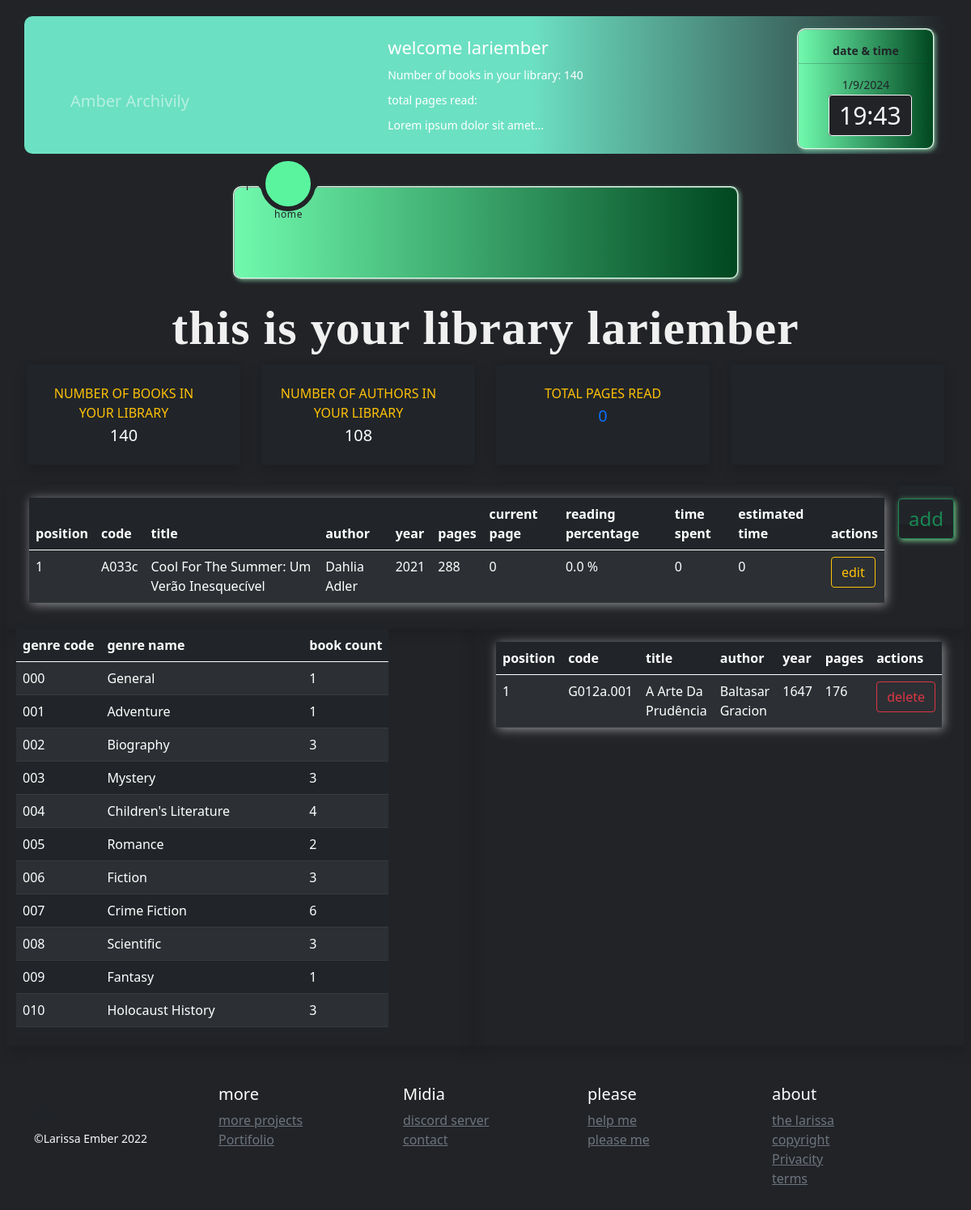
/about_your_library (signed in), run on an earlier commit of the app's database.
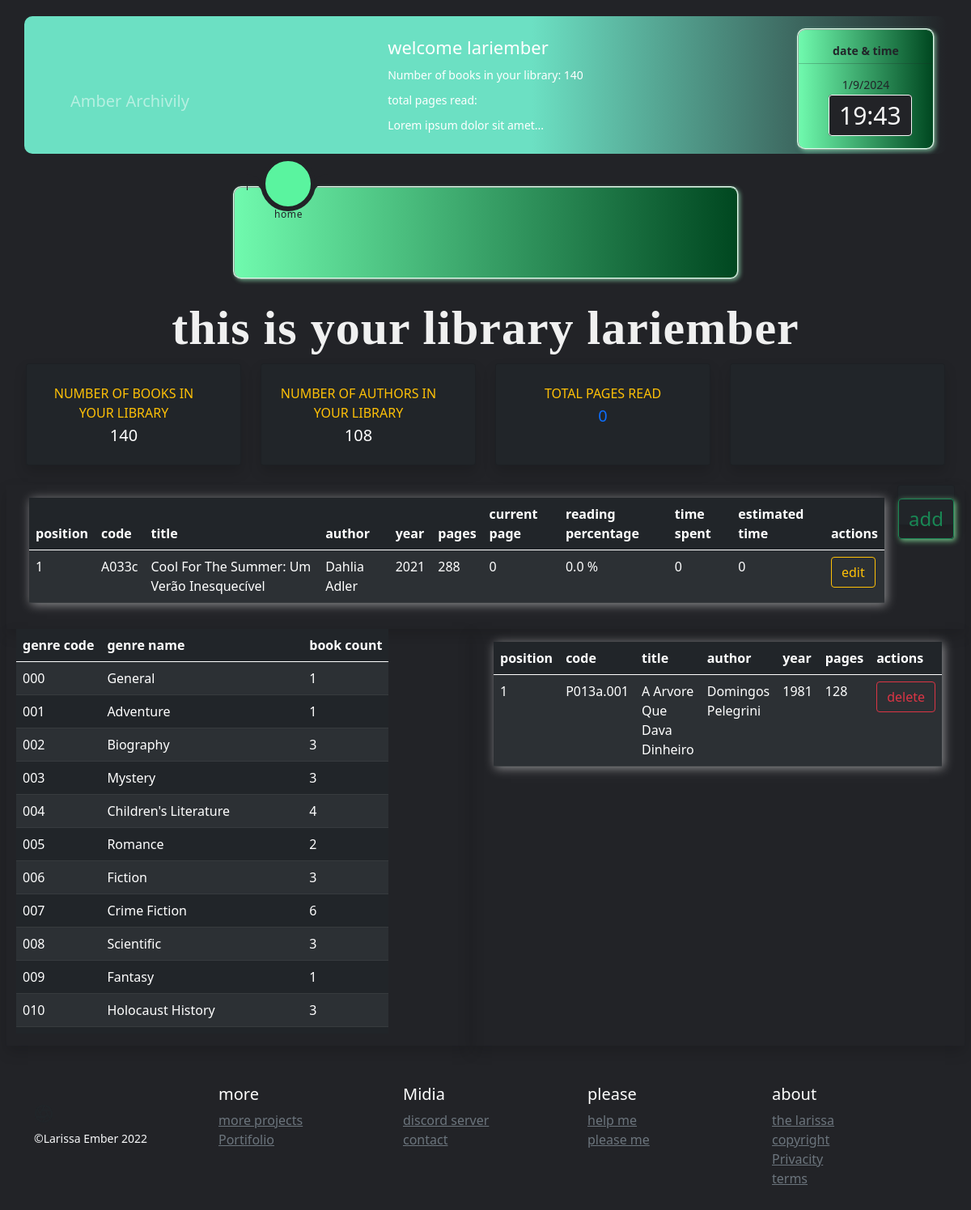
And on a later commit of the database.
### app/__init__.py (models this page shows, shortened)
class User(db.Model):
    __tablename__ = 'users'
    id = db.Column(db.Integer, primary_key=True)
    username = db.Column(db.String(), unique=True, nullable=False)
    password_hash = db.Column(db.String(), nullable=False)
    name = db.Column(db.String(), nullable=False)
    books = db.relationship('Book', backref='user', lazy=True)
    user_readings = db.relationship('UserReadings', backref='user', lazy=True)  # Adicione este atributo de relacionamento
    @property
    def is_authenticated(self):
        return True

class UserReadings(db.Model):
    __tablename__ = 'user_readings'
    id = db.Column(db.Integer, primary_key=True)
    user_id = db.Column(db.Integer, db.ForeignKey('users.id'), nullable=False)
    book_id = db.Column(db.Integer, db.ForeignKey('books.id'), nullable=False)
    current_page = db.Column(db.Integer)
    reading_percentage = db.Column(db.Float)
    time_spent = db.Column(db.Integer)
    estimated_time = db.Column(db.Integer)

class Book(db.Model):
    __tablename__ = 'books'
    id = db.Column(db.Integer, primary_key=True)
    code = db.Column(db.String(8), unique=True, nullable=False)
    title = db.Column(db.String(200), nullable=False)
    author = db.Column(db.String(100), nullable=False)
    publisher = db.Column(db.String(100), nullable=False)
    year = db.Column(db.Integer, nullable=False)
    pages = db.Column(db.Integer, nullable=False)
    status = db.Column(db.String(50), nullable=False)  # 'available', 'borrowed', or 'ex-libris'
    format = db.Column(db.String(50), nullable=False)  # 'physical', 'e-book', or 'pdf'
    read = db.Column(db.String(10), nullable=False)
    genre = db.Column(db.String(50), nullable=False)
    completion_date = db.Column(db.String(11), nullable=True)
    user_id = db.Column(db.Integer, db.ForeignKey('users.id'), nullable=False)
    user_readings = db.relationship('UserReadings', backref='book', lazy=True)  # Adicione este atributo de relacionamento
    loan_id = db.Column(db.Integer, db.ForeignKey('loans.id'), nullable=True)  # Chave estrangeira para a tabela Loan

### app/controllers/defaut.py (the view)
@app.route('/about_your_library')
def about_your_library():
    user_readings = current_user.user_readings
    user = get_logged_in_user()
    if not user:
        return redirect('/login')
    if db.session.query(func.sum(Book.pages)).filter(Book.read == 'read').scalar() != None:
        total_pages_completed = db.session.query(
            func.sum(Book.pages)).filter(Book.read == 'read').scalar()
    else:
        total_pages_completed = 0
    if db.session.query(func.sum(UserReadings.current_page)).filter(UserReadings.user_id == current_user.id).scalar() != None:
        total_pages_in_progress = db.session.query(func.sum(UserReadings.current_page)).filter(
            UserReadings.user_id == current_user.id).scalar()
    else:
        total_pages_in_progress = 0
    sum_pages = total_pages_in_progress + total_pages_completed
    genre_counts = db.session.query(
        Book.genre, func.count(Book.id)).group_by(Book.genre).all()
    borrowed_books = Book.query.filter_by(status='borrowed').all()
    return render_template('about_your_library.html', book_genres=book_genres, user_readings=user_readings, sum_pages=sum_pages, genre_counts=genre_counts, borrowed_books=borrowed_books)

### app/templates/about_your_library.html (shortened to what this page needs)
{% extends 'base.html' %}
{% block content %}
<div class="container-fluid">
    <div class="text-white text-center">
        <h1>this is your library {{ current_user.username }}</h1>
        <div class="row">
            <div class="col-xl-3 col-md-6 mb-4">
                <a href="/your_collection" style="text-decoration: none;" class="list">
                    <div class="card bg-dark border-left-warning shadow h-100 py-2 text-white">
                        <div class="card-body">
                            <div class="row no-gutters align-items-center">
                                <div class="col mr-2">
                                    <div class="text-xs font-weight-bold text-warning text-uppercase mb-1">
                                        number of books in your library</div>
                                    <div class="h5 mb-0 font-weight-bold ">{{ current_user.books|length }}</div>
                                </div>
                            </div>
                        </div>
                    </div>
                </a>
            </div>
            <div class="col-xl-3 col-md-6 mb-4">
                <a href="#" style="text-decoration: none;" class="authour">
                    <div class="card bg-dark border-left-warning shadow h-100 py-2 text-white">
                        <div class="card-body">
                            <div class="row no-gutters align-items-center">
                                <div class="col mr-2">
                                    <div class="text-xs font-weight-bold text-warning text-uppercase mb-1">
                                        Number of authors in your library
                                    </div>
                                    <div class="h5 mb-0 font-weight-bold">{{
                                        current_user.books|map(attribute='author')|unique|list|length }}</div>
                                </div>
                            </div>
                        </div>
                    </div>
                </a>
            </div>
            <div class="col-xl-3 col-md-6 mb-4">
                <a href="/your_collection" style="text-decoration: none;" class="active">
                    <div class="card bg-dark border-left-warning shadow h-100 py-2">
                        <div class="card-body">
                            <div class="row no-gutters align-items-center">
                                <div class="col mr-2">
                                    <div class="text-xs font-weight-bold text-warning text-uppercase mb-1">Total Pages
                                        Read</div>
                                    <div class="h5 mb-0 font-weight-bold text-gray-800">{{ sum_pages or 0 }}
                                    </div>
                                </div>
                            </div>
                        </div>
                    </div>
                </a>
            </div>
            <div class="col-xl-3 col-md-6 mb-4">
                <a href="/your_collection" style="text-decoration: none;" class="active">
                    <div class="card bg-dark border-left-warning shadow h-100 py-2">
                    </div>
                </a>
            </div>
        </div>
    </div>
</div>
<div class="row">
    <div class="col shadow d-flex justify-content-center">
        <div id="book-genres-table" style="width: auto;" class="card-body table-responsive">
            <table class="table table-striped table-hover table-dark">
                <thead>
                    <tr>
                        <th>position</th>
                        <th>code</th>
                        <th>title</th>
                        <th>author</th>
                        <th>year</th>
                        <th>pages</th>
                        <th>current page</th>
                        <th>reading percentage</th>
                        <th>time spent</th>
                        <th>estimated time</th>
                        <th>actions</th>
                    </tr>
                </thead>
                <tbody>
                    {% for reading in user_readings %}
                    <tr>
                        <td>{{ loop.index }}</td>
                        <td>{{ reading.book.code }}</td>
                        <td>{{ reading.book.title }}</td>
                        <td>{{ reading.book.author }}</td>
                        <td>{{ reading.book.year }}</td>
                        <td>{{ reading.book.pages }}</td>
                        <td>{{ reading.current_page }}</td>
                        <td>{{ reading.reading_percentage }} %</td>
                        <td>{{ reading.time_spent }}</td>
                        <td>{{ reading.estimated_time }}</td>
                        <td><a href="{{ url_for('edit_reading', reading_id=reading.id) }}"
                                class="btn btn-outline-warning">edit</a></td>
                    </tr>
                    {% endfor %}
                </tbody>
            </table>
        </div>
        <div class=" mb-4" style="max-width: 100px; max-height: 50px;">
            <div class="card bg-dark border-left-warning shadow h-100 py-3">
                <a href="/search" class="btn btn-outline-success"
                    style="font-size: 24px; box-shadow: 2px 2px 7px rgb(119, 200, 139);">add</a>
            </div>
        </div>
    </div>
    <div class="col shadow d-flex">
        <div id="book-genres-table" style="width: auto; max-height: 500px; margin-bottom: 15px;"
            class="table-responsive overflow-auto">
            <table class="table table-striped table-hover table-dark">
                <thead>
                    <tr>
                        <th>genre code</th>
                        <th>genre name</th>
                        <th>book count</th>
                    </tr>
                </thead>
                <tbody>
                    {% for code, name in book_genres.items() %}
                    <tr>
                        <td>{{ code }}</td>
                        <td>{{ name }}</td>
                        {% if loop.index0 < genre_counts|length %} <td>{{ genre_counts[loop.index0][1] }}</td>
                            {% else %}
                            <td>0</td>
                            {% endif %}
                    </tr>
                    {% endfor %}
                </tbody>
            </table>
        </div>
    </div>
    <div class="col shadow d-flex justify-content-center">
        <div id="book-genres-table" style="width: auto;" class="card-body table-responsive">
            <table class="table table-striped table-hover table-dark">
                <thead>
                    <tr>
                        <th>position</th>
                        <th>code</th>
                        <th>title</th>
                        <th>author</th>
                        <th>year</th>
                        <th>pages</th>
                        <th>actions</th>
                    </tr>
                </thead>
                <tbody>
                    {% for borrowed in borrowed_books %}
                    <tr>
                        <td>{{ loop.index }}</td>
                        <td>{{ borrowed.code }}</td>
                        <td>{{ borrowed.title }}</td>
                        <td>{{ borrowed.author }}</td>
                        <td>{{ borrowed.year }}</td>
                        <td>{{ borrowed.pages }}</td>
                        <td>
                            <button class="btn btn-outline-danger"
                                onclick="changeStatus({{ borrowed.id }})">delete</button>
                        </td>
                    </tr>
                    {% endfor %}
                </tbody>
            </table>
        </div>
    </div>
</div>
{% endblock %}

### app/templates/base.html (shortened to what this page needs)
<!DOCTYPE html>
<html lang="en">
<head>
  <link rel="stylesheet" href="../static/css/fonts.css" type="text/css">
  <link rel="stylesheet" href="https://cdn.jsdelivr.net/npm/bootstrap@5.0.1/dist/css/bootstrap.min.css">
  <link rel="stylesheet" href="{{ url_for('static', filename='css/style.css') }}">
</head>
<body>
  <div class="d-none d-md-block d-lg-block d-xl-block">
    <header>
      {% if current_user.is_authenticated %}
      <div id="hide" class="container bg-dark text-white">
        <a class="navbar-brand text-white-50" href="/home">Amber Archivily</a>
        <div class="navbar-text">
          {% if current_user.is_authenticated %}
          <h2>welcome {{ current_user.username }}</h2>
          <p>Number of books in your library: {{ current_user.books|length }}</p>
          <p>total pages read: </p>
          <p>Lorem ipsum dolor sit amet...</p>
          {% endif %}
          <div class="datetime">
            <p class="text-dark fw-bold">date & time</p>
            <hr class="bg-dark">
            <p class="text-dark"><span id="date"></span>
            </p>
            <div>
              <time></time>
            </div>
          </div>
        </div>
      </div> {% endif %}
      <div class="d-none d-md-block d-lg-block d-xl-block">
        <nav class="">
          <div class="navigation">
            <ul>
              <li class="list active">
                <a href="/home">
                  <span class="text">home</span>
                </a>
              </li>
              <li class="list">
              </li>
              <li class="list">
              </li>
              <li class="list">
              </li>
              <li class="list">
              </li>
              <li class="list">
              </li>
              <li class="list">
              </li>
              {% if current_user.is_authenticated %}
              <li class="list">
              </li>
              {% endif %}
              <div class="indicator"></div>
            </ul>
          </div>
        </nav>
      </div>
    </header>
  </div>
  <br>
  <main>
    {% block content %}
    {% endblock %}
  </main>
  <footer class="container py-5 d-none d-md-block d-lg-block d-xl-block">
    <div class="row">
      <div class="col-12 col-md">
        <br>
        <small class="d-block mb-3 text-light">&copy;Larissa Ember 2022</small>
      </div>
      <div class="col-6 col-md">
        <h5 class="text-white">more</h5>
        <ul class="list-unstyled text-small">
          <li><a class="link-secondary" href="#">more projects</a></li>
          <li><a class="link-secondary" href="#">Portifolio</a></li>
        </ul>
      </div>
      <div class="col-6 col-md">
        <h5 class="text-white">Midia</h5>
        <ul class="list-unstyled text-small">
          <li><a class="link-secondary" href="https://discord.gg/jWzjDQSE">discord server</a></li>
          <li><a class="link-secondary" href="/profile">contact</a></li>
        </ul>
      </div>
      <div class="col-6 col-md">
        <h5 class="text-white">please</h5>
        <ul class="list-unstyled text-small">
          <li><a class="link-secondary" href="/help">help me</a></li>
          <li><a class="link-secondary" href="#">please me</a></li>
        </ul>
      </div>
      <div class="col-6 col-md">
        <h5 class="text-white">about</h5>
        <ul class="list-unstyled text-small">
          <li><a class="link-secondary" href="/profile">the larissa</a></li>
          <li><a class="link-secondary" href="/copyright">copyright</a></li>
          <li><a class="link-secondary" href="/only_fans">Privacity</a></li>
          <li><a class="link-secondary" href="/terms">terms</a></li>
        </ul>
      </div>
    </div>
  </footer>
</body>
</html>

What changed in the data, as far as the page shows it:
no longer on this page (row edited): Book: code "G012a.001", title "A Arte Da Prudência", author "Baltasar Gracion", year "1647", pages "176"
now on this page (row edited): Book: code "P013a.001", title "A Arvore Que Dava Dinheiro", author "Domingos Pelegrini", year "1981", pages "128"
